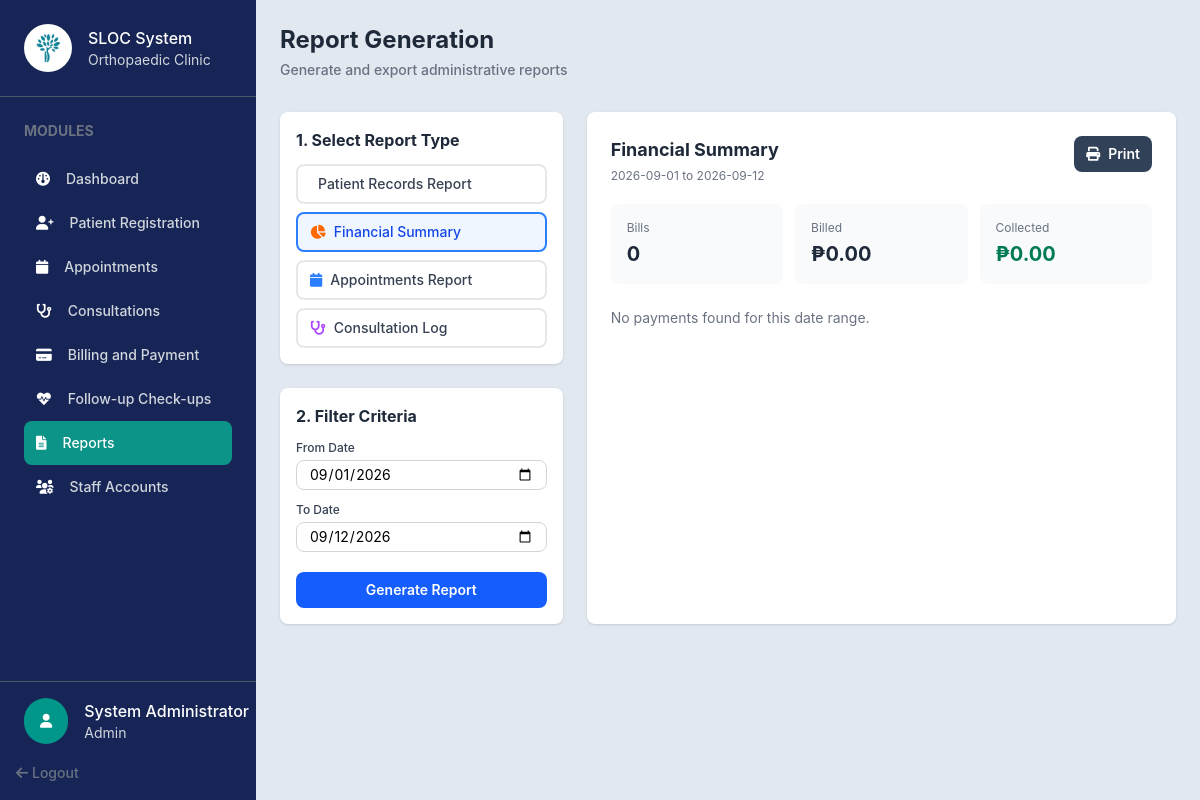
Page /admin/reports.php?report_type=financial&from_date=2026-09-01&to_date=2026-09-12 (signed in) on the earlier database version.
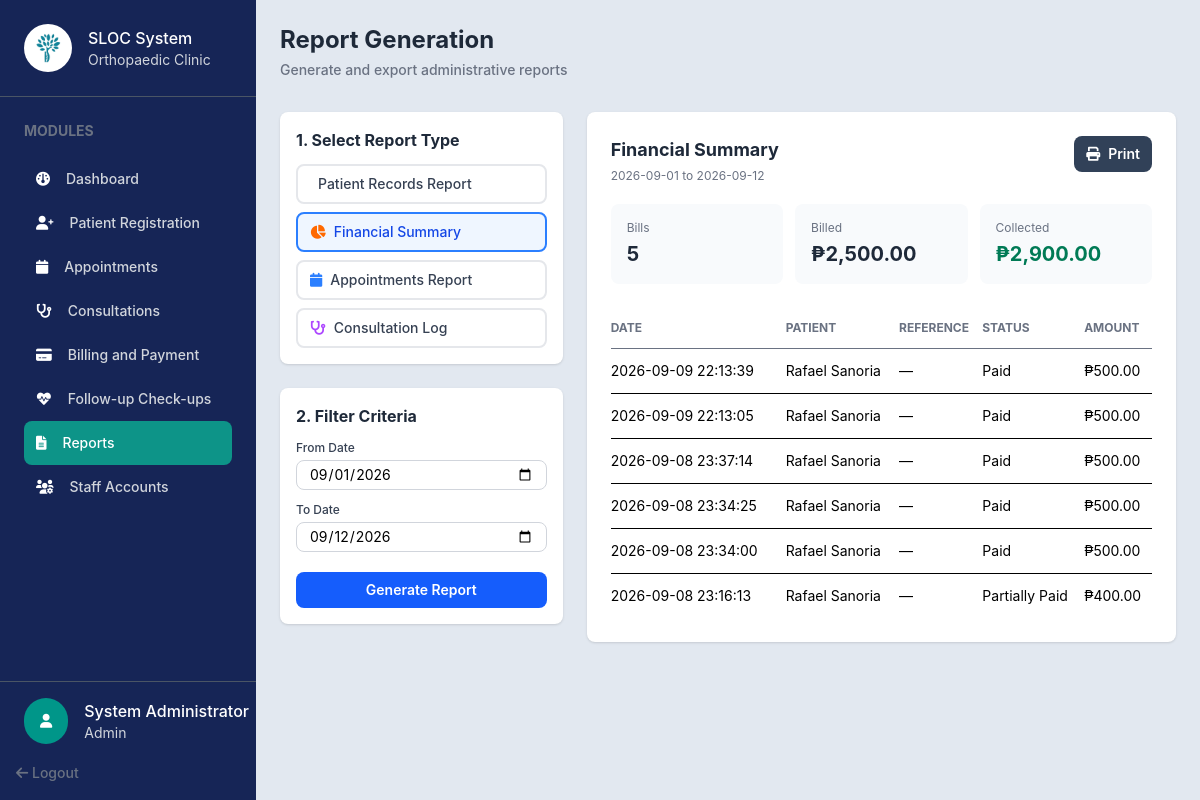
Same page on the later database version.
### tables this page shows
CREATE TABLE `users` (
  `UserID` int(10) UNSIGNED NOT NULL,
  `Username` varchar(50) NOT NULL,
  `PasswordHash` varchar(255) NOT NULL,
  `FirstName` varchar(100) NOT NULL,
  `LastName` varchar(100) NOT NULL,
  `Role` enum('Admin','Doctor','Receptionist','Staff','Patient') NOT NULL DEFAULT 'Receptionist',
  `IsDoctor` tinyint(1) NOT NULL DEFAULT 0,
  `Email` varchar(150) DEFAULT NULL,
  `Phone` varchar(30) DEFAULT NULL,
  `Status` enum('Active','Inactive') NOT NULL DEFAULT 'Active',
  `CreatedAt` timestamp NOT NULL DEFAULT current_timestamp()
);

CREATE TABLE `payments` (
  `PaymentID` int(10) UNSIGNED NOT NULL,
  `BillingID` int(10) UNSIGNED NOT NULL,
  `AmountPaid` decimal(10,2) NOT NULL,
  `PaymentMethod` enum('Cash','GCash','Credit Card','Debit Card') NOT NULL,
  `ReferenceNo` varchar(100) DEFAULT NULL,
  `PaymentDate` datetime NOT NULL DEFAULT current_timestamp(),
  `ReceivedBy` int(10) UNSIGNED DEFAULT NULL
);

CREATE TABLE `billing` (
  `BillingID` int(10) UNSIGNED NOT NULL,
  `ConsultationID` int(10) UNSIGNED NOT NULL,
  `PatientID` int(10) UNSIGNED NOT NULL,
  `OriginalAmount` decimal(10,2) NOT NULL DEFAULT 0.00,
  `DiscountType` enum('None','Senior Citizen','PWD') NOT NULL DEFAULT 'None',
  `DiscountPercent` decimal(5,2) NOT NULL DEFAULT 0.00,
  `DiscountAmount` decimal(10,2) NOT NULL DEFAULT 0.00,
  `FinalAmount` decimal(10,2) NOT NULL DEFAULT 0.00,
  `BillingDate` datetime NOT NULL DEFAULT current_timestamp(),
  `Status` enum('Unpaid','Partially Paid','Paid','Cancelled') NOT NULL DEFAULT 'Unpaid'
);

### includes/auth.php (called while the page is built, shortened)
<?php
class SessionManager
{
    public static function isLoggedIn(): bool
    {
        return isset($_SESSION['user_id']) || isset($_SESSION['userId']) || isset($_SESSION['user']);
    }
    public static function getUser(PDO $pdo): ?array
    {
        $userId = $_SESSION['user_id'] ?? $_SESSION['userId'] ?? $_SESSION['user']['UserID'] ?? null;
        $statement = $pdo->prepare(
            'SELECT UserID AS user_id, Username AS username, FirstName AS first_name,
                    LastName AS last_name, Email AS email, Phone AS phone,
                    Role AS role, IsDoctor AS is_doctor, Status AS status, CreatedAt AS created_at
             FROM users WHERE UserID = ?'
        );
        $statement->execute([$userId]);
        return $statement->fetch(PDO::FETCH_ASSOC) ?: null;
    }
}

### php/fetch/fetch.php (called while the page is built, shortened)
<?php
function fetchAllData(PDO $pdo, string $query, array $params = []): array
{
    $stmt = $pdo->prepare($query);
    $stmt->execute($params);
    return $stmt->fetchAll(PDO::FETCH_ASSOC);
}

### admin/reports.php (the view, shortened to what the rows shown need)
<?php
require_once __DIR__ . '/../config/config.php';
require_once __DIR__ . '/../includes/auth.php';
require_once __DIR__ . '/../php/fetch/fetch.php';
$admin = SessionManager::getUser($pdo);
$reportTypes = [
    'patients' => 'Patient Records Report',
    'financial' => 'Financial Summary',
    'appointments' => 'Appointments Report',
    'consultations' => 'Consultation Log'
];
$reportType = $_GET['report_type'] ?? 'patients';
$reportType = array_key_exists($reportType, $reportTypes) ? $reportType : 'patients';
$fromDate = $_GET['from_date'] ?? date('Y-m-01');
$toDate = $_GET['to_date'] ?? date('Y-m-d');
$reportRows = [];
$reportError = null;
try {
    switch ($reportType) {
        case 'financial':
            $reportRows = fetchAllData($pdo, '
                SELECT p.PaymentDate, p.ReferenceNo, p.AmountPaid,
                       CONCAT(pt.FirstName, \' \', pt.LastName) AS PatientName,
                       b.Status
                FROM payments p
                INNER JOIN billing b ON b.BillingID = p.BillingID
                INNER JOIN patients pt ON pt.PatientID = b.PatientID
                WHERE DATE(p.PaymentDate) BETWEEN ? AND ?
                ORDER BY p.PaymentDate DESC', [$fromDate, $toDate]);
            break;
    }
} catch (PDOException $e) {
    error_log('Reports query failed: ' . $e->getMessage());
    $reportError = 'Unable to load the selected report.';
}
function reportValue(mixed $value): string
{
    return htmlspecialchars((string) ($value ?? '—'), ENT_QUOTES, 'UTF-8');
}
function reportMoney(mixed $value): string
{
    return '₱' . number_format((float) $value, 2);
}
?>
<!DOCTYPE html>
<html lang="en">
<head>
    <link rel="stylesheet" href="../assets/css/output.css">
    <link rel="stylesheet" href="../assets/css/global.css">
    <link rel="stylesheet" href="https://cdnjs.cloudflare.com/ajax/libs/font-awesome/6.0.0-beta3/css/all.min.css">
</head>
<body class="h-screen flex bg-slate-200">
    <?php include_once '../includes/sidebar.php'; ?>
    <section class="flex-1 p-6 overflow-auto">
        <div class="mb-8 space-y-1">
            <h1 class="text-2xl font-bold text-gray-800">Report Generation</h1>
        </div>
        <div class="grid grid-cols-3 gap-6">
            <div class="space-y-6 col-span-1">
                <div class="bg-white rounded-lg p-4 shadow-sm">
                    <h2 class="text-base font-bold text-gray-800 mb-3">1. Select Report Type</h2>
                </div>
                <div class="bg-white rounded-lg p-4 shadow-sm col-span-1">
                    <h2 class="text-base font-bold text-gray-800 mb-3">2. Filter Criteria</h2>
                </div>
            </div>
            <div id="report-preview" class="bg-white rounded-lg p-6 shadow-sm col-span-2">
                <div class="flex items-start justify-between gap-4 mb-5">
                    <div>
                        <h2 class="text-lg font-bold text-gray-800"><?= reportValue($reportTypes[$reportType]) ?></h2>
                    </div>
                </div>
                <?php if ($reportError): ?>
                    <p class="text-sm text-red-600"><?= reportValue($reportError) ?></p>
                <?php elseif ($reportType === 'financial'): ?>
                    <?php if (empty($reportRows)): ?>
                        <p class="text-sm text-gray-500">No payments found for this date range.</p>
                    <?php else: ?>
                        <div class="overflow-x-auto"><table class="w-full text-sm text-left">
                            <thead class="text-xs uppercase text-gray-500 border-b"><tr><th class="py-3">Date</th><th>Patient</th><th>Reference</th><th>Status</th><th class="text-right">Amount</th></tr></thead>
                            <tbody><?php foreach ($reportRows as $row): ?><tr class="border-b last:border-0"><td class="py-3"><?= reportValue($row['PaymentDate']) ?></td><td><?= reportValue($row['PatientName']) ?></td><td><?= reportValue($row['ReferenceNo']) ?></td><td><?= reportValue($row['Status']) ?></td><td class="text-right"><?= reportMoney($row['AmountPaid']) ?></td></tr><?php endforeach; ?></tbody>
                        </table></div>
                    <?php endif; ?>
                <?php endif; ?>
            </div>
        </div>
    </section>
</body>
</html>

### includes/sidebar.php (shortened to what the rows shown need)
<div class="w-64 shrink-0 bg-blue-950 flex flex-col h-full">
    <div class="w-full border-b p-6 border-gray-600 flex items-center gap-4">
        <div>
            <h1 class="text-white text-md font-medium">SLOC System</h1>
        </div>
    </div>
    <div class="custom-scrollbar w-full p-6 overflow-y-auto flex-1">
        <h2 class="text-gray-500 font-bold text-sm mb-4">MODULES</h2>
    </div>
    <div class="mt-auto">
        <div class="w-full border-t pt-4 pl-6 border-gray-600 flex items-center gap-4">
            <div>
                <?php if ($admin): ?>
                    <h1 class="text-white text-md font-medium">
                        <?= htmlspecialchars($admin['first_name']) ?>     <?= htmlspecialchars($admin['last_name']) ?>
                    </h1>
                    <h3 class="text-gray-300 text-sm"><?= htmlspecialchars($admin['role']) ?></h3>
                <?php endif; ?>
            </div>
        </div>
    </div>
</div>

Differences in the rows shown:
added payments: PaymentDate "2026-09-09 22:13:39", PatientName "Rafael Sanoria", ReferenceNo "—", BillingID.Status "Paid", AmountPaid "₱500.00"
added payments: PaymentDate "2026-09-09 22:13:05", PatientName "Rafael Sanoria", ReferenceNo "—", BillingID.Status "Paid", AmountPaid "₱500.00"
added payments: PaymentDate "2026-09-08 23:37:14", PatientName "Rafael Sanoria", ReferenceNo "—", BillingID.Status "Paid", AmountPaid "₱500.00"
added payments: PaymentDate "2026-09-08 23:34:25", PatientName "Rafael Sanoria", ReferenceNo "—", BillingID.Status "Paid", AmountPaid "₱500.00"
added payments: PaymentDate "2026-09-08 23:34:00", PatientName "Rafael Sanoria", ReferenceNo "—", BillingID.Status "Paid", AmountPaid "₱500.00"
added payments: PaymentDate "2026-09-08 23:16:13", PatientName "Rafael Sanoria", ReferenceNo "—", BillingID.Status "Partially Paid", AmountPaid "₱400.00"
Other differences:
reportValue($reportSummary['bills'] ?? 0): "0" → "5"
reportMoney($reportSummary['billed'] ?? 0): "₱0.00" → "₱2,500.00"
reportMoney($reportSummary['collected'] ?? 0): "₱0.00" → "₱2,900.00"
text no longer shown: "No payments found for this date range."
text now shown: "DATE PATIENT REFERENCE STATUS AMOUNT"
